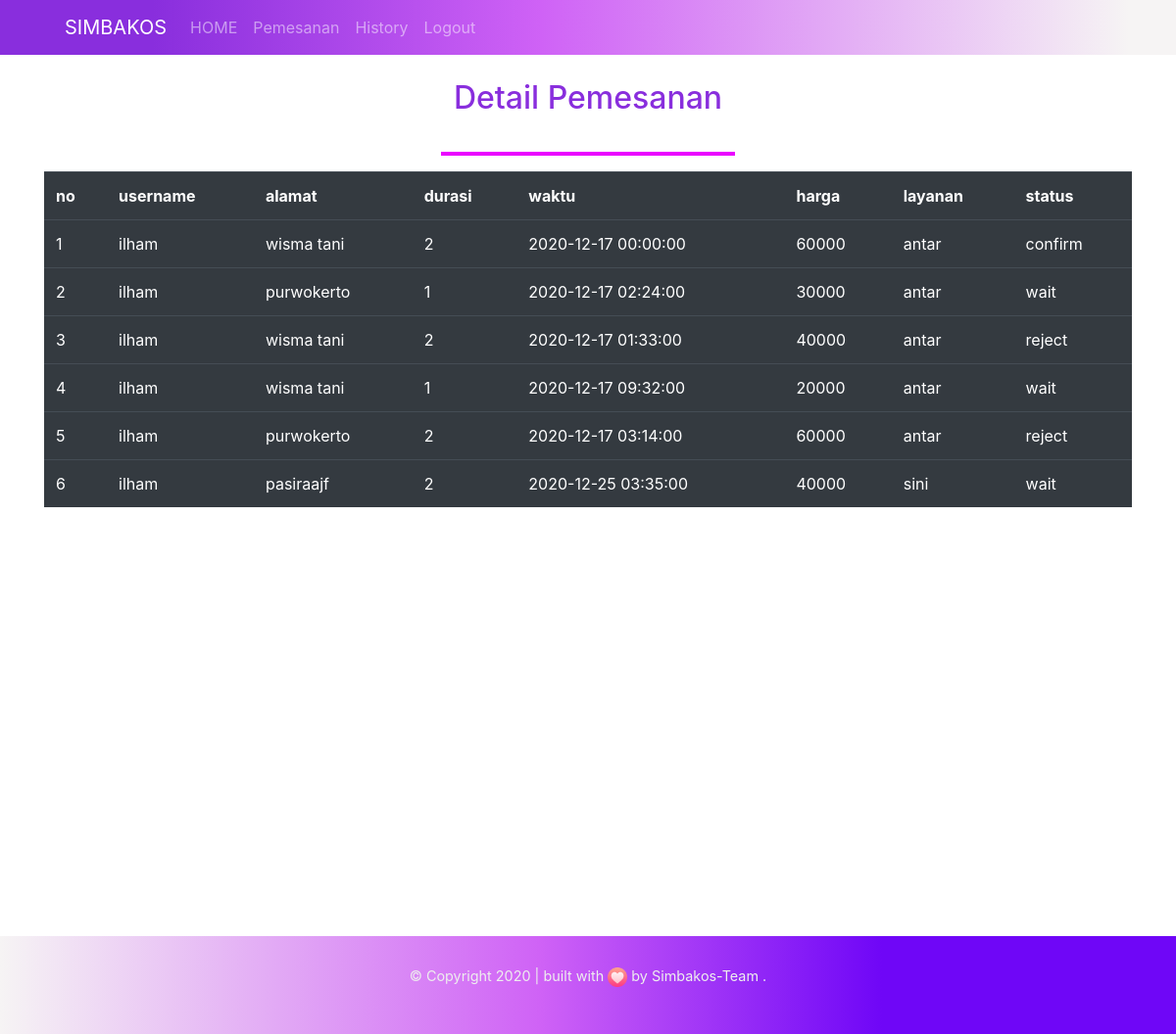
The app's page /pemesanan.php (signed in) with its own data.
### tables this page shows
CREATE TABLE `pemesanan` (
  `no_pemesanan` varchar(255) NOT NULL,
  `username` varchar(30) NOT NULL,
  `alamat` varchar(225) NOT NULL,
  `alamat_tujuan` varchar(255) DEFAULT NULL,
  `durasi` int(11) NOT NULL,
  `waktu` datetime NOT NULL,
  `user_pegawai` varchar(20) DEFAULT NULL,
  `harga` int(11) NOT NULL,
  `foto` varchar(255) DEFAULT NULL,
  `status` enum('wait','confirm','success','reject','submit') NOT NULL,
  `layanan` enum('sini','antar') NOT NULL
);

### function.php (called while the page is built, shortened)
<?php
$conn = mysqli_connect("localhost","root","","simbakosdb");
function query($query){
    global $conn;
    $result = mysqli_query($conn, $query);
    $rows = [];
    while($row = mysqli_fetch_assoc($result)){
        $rows[] = $row;
    }
    return $rows;
}
?>

### pemesanan.php (the view, shortened to what this page needs)
<?php
include 'function.php';
$user=$_SESSION["username"];
$pesanan = query("SELECT * FROM pemesanan WHERE username='$user'");
?>
<!doctype html>
<html lang="en">
  <head>
    <link rel="stylesheet" href="css/style.css">
    <link rel="stylesheet" href="https://stackpath.bootstrapcdn.com/bootstrap/4.3.1/css/bootstrap.min.css">
  </head>
  <body>
      <nav class="navbar sticky-top navbar-expand-lg navbar-dark bg-primary">
        <a class="navbar-brand" href="mainmenu.php" >SIMBAKOS</a>
        <div class="collapse navbar-collapse" id="navbarNav">
            <ul class="navbar-nav">
              <li class="nav-item">
                <a class="nav-link" href="mainmenu.php">HOME</a>
              </li>
              <li class="nav-item">
                <a class="nav-link" href="#">Pemesanan</a>
              </li>
              <li class="nav-item">
                <a class="nav-link" href="history.php">History</a>
              </li>
                <li class="nav-item">
                <a class="nav-link" href="logout.php">Logout</a>
              </li>
            </ul>
          </div>
      </nav>
   <!doctype html>
   <html lang="en">
     <head>
       <link rel="stylesheet" href="https://stackpath.bootstrapcdn.com/bootstrap/4.3.1/css/bootstrap.min.css">
     </head>
     <body>
         <section class="tabel">
         <div class="container">
             <div class="row">
                 <div class="col-sm-12">
                   <h2 class="text-center">Detail Pemesanan</h2>
                   <hr>
         <table class="table table-dark table-hover">
             <tr>
                 <th>
                     no
                 </th>
                 <th>
                     username
                 </th>
                 <th>
                     alamat
                 </th>
                 <th>
                     durasi
                 </th>
                 <th>
                     waktu
                 </th>
                 <th>
                   harga
                 </th>
                 <th>
                   layanan
                 </th>
                 <th>
                   status
                 </th>
             </tr>
             <?php $i=1 ;
                foreach ($pesanan as $row) :?>
               <tr>
                   <td> <?= $i ; ?> </td>
                   <td> <?php echo $row['username'];  ?> </td>
                   <td> <?php echo $row['alamat'];  ?></td>
                   <td> <?php echo $row['durasi'];  ?></td>
                   <td> <?php echo $row['waktu'];  ?></td>
                   <td> <?php echo $row['harga'];  ?></td>
                   <td> <?php echo $row['layanan'];  ?></td>
                   <?php
                     if($row['status']=='submit'){?>
                        <td><a href="pembayaran.php?id=<?=$row['no_pemesanan']?>" class="btn btn-warning detail"><?php echo $row['status'];?> </a></td>
                        <?php }else{?>
                            <td><?php echo $row['status'];  ?></td>
                   <?php } ?>
               </tr>
          <?php $i++ ?>
          <?php endforeach; ?>
         </table>
               </div>
           </div>
         </div>
        </section>
     </body>
   </html>
    <footer>
        <div class="container text-center"id="">
            <div class="row">
                <div class="col-sm-12">
                    <p>&copy; Copyright 2020 | built with <img src="img/heart.png" width="20px"> by Simbakos-Team </a>.</p>
                </div>
            </div>
        </div>
    </footer>
  </body>
</html>

### css/style.css (style rules this page uses)
html { position: relative; }
body { margin-bottom: 100px; }
.tabel hr { width: 300px; }
.tabel h2 { padding-top: 25px; }
nav a,ul { padding-left: 50px; }
nav { background: rgb(137,46,221); background: linear-gradient(90deg, rgba(137,46,221,1) 13%, rgba(207,98,246,1) 46%, rgba(246,244,244,1) 96%); }
body hr { width: 350px; border-top: 4px solid rgb(234, 0, 255) }
section hr { width: 1250px; border-top: 4px solid rgb(234, 0, 255) }
h2 { color:rgba(137,46,221,1); padding-bottom: 20px; }
section { min-height: 1000px; }
footer { position:absolute; bottom: 0px; width: 100%; height: 100px; background: rgb(246,244,244); background: linear-gradient(90deg, rgba(246,244,244,1) 0%, rgba(207,98,246,1) 46%, rgba(111,6,247,1) 75%); }
footer p { padding-top: 30px; color: #eee; font-size: 0.9em; }

### records on screen
pemesanan: username "ilham", alamat "wisma tani", durasi "2", waktu "2020-12-17 00:00:00", harga "60000", layanan "antar", status "confirm"
pemesanan: username "ilham", alamat "purwokerto", durasi "1", waktu "2020-12-17 02:24:00", harga "30000", layanan "antar", status "wait"
pemesanan: username "ilham", alamat "wisma tani", durasi "2", waktu "2020-12-17 01:33:00", harga "40000", layanan "antar", status "reject"
pemesanan: username "ilham", alamat "wisma tani", durasi "1", waktu "2020-12-17 09:32:00", harga "20000", layanan "antar", status "wait"
pemesanan: username "ilham", alamat "purwokerto", durasi "2", waktu "2020-12-17 03:14:00", harga "60000", layanan "antar", status "reject"
pemesanan: username "ilham", alamat "pasiraajf", durasi "2", waktu "2020-12-25 03:35:00", harga "40000", layanan "sini", status "wait"
